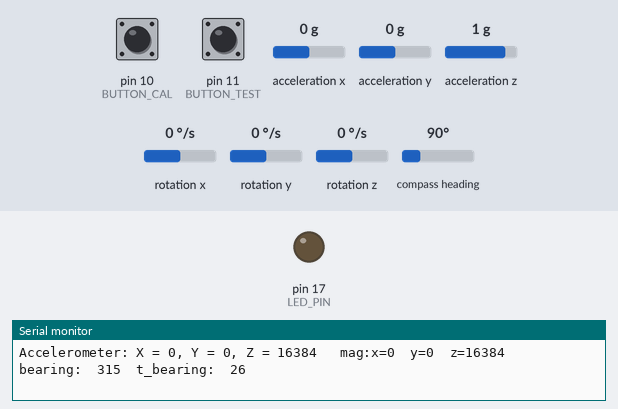
A sketch run on a simulated Arduino Nano, built with avr-gcc and run on an emulated ATmega328P. On the bench: output pins drawn as LEDs (lit = HIGH), the last lines printed to the serial monitor. Wiring (inferred from the names in the program): HMC5883L compass at I2C address 0x1E. Dashed ring = blinking. The inputs (shaded band) are chosen by the test bench; at power-on: pin 10 (BUTTON_CAL) HIGH, pin 11 (BUTTON_TEST) HIGH, acceleration x 0 g, acceleration y 0 g, acceleration z 1 g, rotation x 0 °/s, rotation y 0 °/s, rotation z 0 °/s, compass heading 90°.

Above: at 1.7 s.
1.8 s: pin 10 (BUTTON_CAL) pulled LOW for 0.15 s
At 2.6 s:
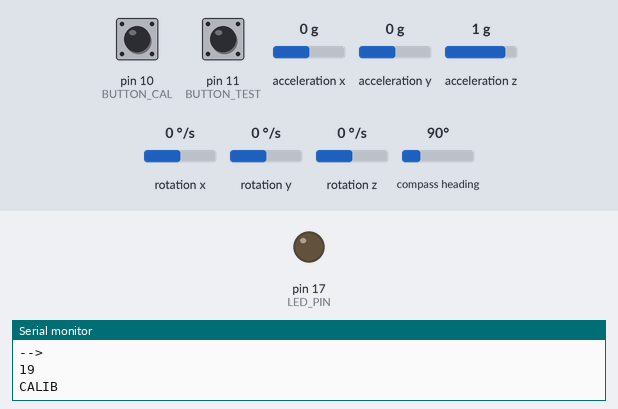
3.6 s: pin 11 (BUTTON_TEST) pulled LOW for 0.15 s
At 4.16 s:
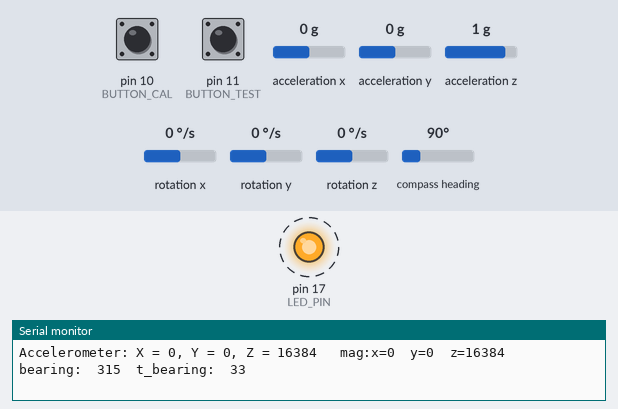
6.7 s: acceleration x set to -1.4 g
9.7 s: acceleration y set to -1.4 g
12.7 s: pin 11 (BUTTON_TEST) pulled LOW for 1 s
15.2 s: pin 10 (BUTTON_CAL) pulled LOW for 1 s
At 16.0 s:
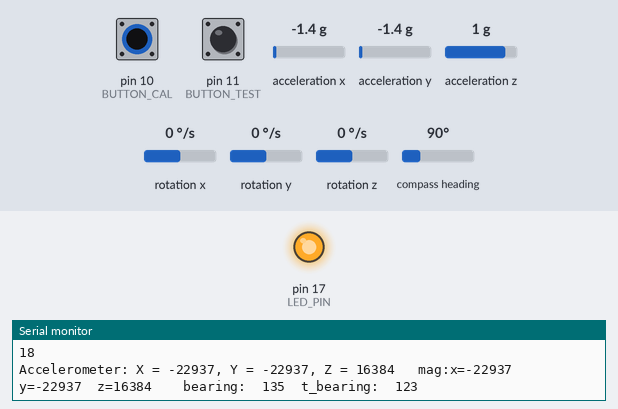
Timing chart, 0 to 20.2 s (numbered marks = the images above; inputs shaded):
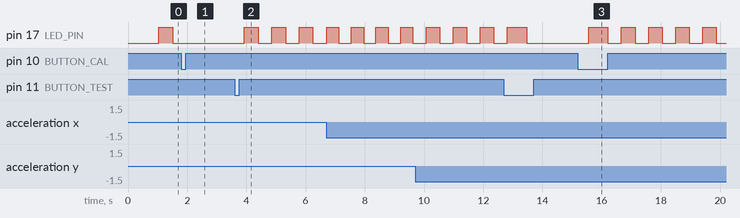

Measured:
- after the input at 1.8 s, pin 17 (LED_PIN): stops changing and stays LOW
- after the input at 3.6 s, pin 17 (LED_PIN): alternates HIGH for 0.46 s and LOW for 0.46 s, starting after 0.33 s
- after the input at 15.2 s, pin 17 (LED_PIN): LOW → HIGH after 0.36 s, then repeats every 0.92 s: LOW 0.46 s, HIGH 0.46 s

The sketch:

main.ino
```cpp
#include <Arduino.h>
#include "Wire.h"
#include "MPUHelper.h"
#include "Constants.h"
#include "MagnetometerHelper.h"
#include "ButtonHelper.h"

MPUHelper mpuHelper;
MagnetometerHelper magHelper;
ButtonHelper buttonHelper;

void setup()
{
  Wire.begin();
  Serial.begin(9600);
  mpuHelper.initialize();
  magHelper.initialize(mpuHelper.mpu);
  magHelper.read_with_eeprom_min_max_for_xyz();
  magHelper.calc_offsets();
  buttonHelper.initialize();
}

void loop()
{
  int16_t ax, ay, az;
  int16_t mx, my, mz;
  int bearing;
  static unsigned long BLTimeWas = millis();
  if (digitalRead(BUTTON_CAL) == 0)
  {
    magHelper.calibrate(1, 0);
    // calibrate(1, 1);
  }
  if (digitalRead(BUTTON_TEST) == 0)
  {
    magHelper.calibrate(0, 0);
    // calibrate(0, 1);
  }
  mpuHelper.mpu.getAcceleration(&ax, &ay, &az);
  magHelper.getMagnetometer(&mx, &my, &mz);

  Serial.print("Accelerometer: ");
  Serial.print("X = ");
  Serial.print(ax);
  Serial.print(", Y = ");
  Serial.print(ay);
  Serial.print(", Z = ");
  Serial.print(az);
  Serial.print("\t mag:x=");
  Serial.print(ax);
  Serial.print("\ty=");
  Serial.print(ay);
  Serial.print("\tz=");
  Serial.print(az);
  Serial.print("\t");
  bearing = (int)magHelper.getMagnetometerBearing(ax, ay, az);

  int tbearing = magHelper.getMagnetometerTiltCompensatedBearing(ax, ay, az);

  Serial.print("\tbearing:\t");
  Serial.print(bearing);
  Serial.print("\tt_bearing:\t");
  Serial.println(tbearing);
  // blink LED to indicate activity
  if (millis() - BLTimeWas > 400)
  { // LED toggle
    BLTimeWas = millis();
    static byte togLED = 0;
    togLED = !togLED;
    if (togLED)
      digitalWrite(LED_PIN, HIGH);
    else
      digitalWrite(LED_PIN, LOW);
  }
}
```

ButtonHelper.cpp
```cpp
#include <Arduino.h>
#include "ButtonHelper.h"
#include "Constants.h"

ButtonHelper::ButtonHelper() {}
void ButtonHelper::initialize()
{
    // configure Arduino LED for
    pinMode(LED_PIN, OUTPUT);
    pinMode(BUTTON_CAL, INPUT_PULLUP);
    pinMode(BUTTON_TEST, INPUT_PULLUP);
}
```

ButtonHelper.h
```cpp
#ifndef BUTTON_HELPER_H
#define BUTTON_HELPER_H

class ButtonHelper
{
public:
    ButtonHelper();
    void initialize();
};

#endif
```

Constants.h
```cpp
#ifndef CONSTANTS_H
#define CONSTANTS_H

#define HMC5883L_ARRD 0x1E
#define HMC5883L_RA_STATUS 0x09
#define HMC5883L_RA_DATAX_H 0x03

#define BUTTON_CAL 10
#define BUTTON_TEST 11
// #define BUTTON_CAL 15
// #define BUTTON_TEST 14

#define LED_PIN 17

#define EEADDR 66     // Start location to write EEPROM data.
#define CALTIME 20000 // In ms.
#define SMOOTH_ACCELL 20

// Datasheet: OPERATION AT VOLTAGES OTHER THAN 2.5 V
// 3v3 X,Y 25mg too high, z 20mg too low
// 3V3 lsb value 265/g c  (g/265)=0.03698
// 2V5 lsb value 256/g   (g/256)=0.03828 z axis unaffected by voltage supply.
#define ADXL345_LSBVAL_3V3 3.698E-3
#define ADXL345_LSBVAL_2V5 3.828E-3

#endif
```

EEPROMHelper.cpp
```cpp
#include "EEPROMHelper.h"
#include <EEPROM.h>
#include "Constants.h"

void EEPROMHelper::eeprom_read_min_max_for_xyz(int &minx, int &maxx, int &miny, int &maxy, int &minz, int &maxz)
{
    // Read EEPROM offset data
    int EEAddr = EEADDR;
    EEPROM.get(EEAddr, minx);
    EEAddr += sizeof(minx);
    EEPROM.get(EEAddr, maxx);
    EEAddr += sizeof(maxx);
    EEPROM.get(EEAddr, miny);
    EEAddr += sizeof(miny);
    EEPROM.get(EEAddr, maxy);
    EEAddr += sizeof(maxy);
    EEPROM.get(EEAddr, minz);
    EEAddr += sizeof(minz);
    EEPROM.get(EEAddr, maxz);
    EEAddr += sizeof(maxz);
}

void EEPROMHelper::eeprom_write_min_max_for_xyz(byte xy_or_z, int minx, int maxx, int miny, int maxy, int minz, int maxz)
{
    int EEAddr = EEADDR;
    if (xy_or_z == 0)
    {
        int EEAddr = EEADDR;
        EEPROM.put(EEAddr, minx);
        EEAddr += sizeof(minx);
        EEPROM.put(EEAddr, maxx);
        EEAddr += sizeof(maxx);
        EEPROM.put(EEAddr, miny);
        EEAddr += sizeof(miny);
        EEPROM.put(EEAddr, maxy);
        EEAddr += sizeof(maxy);
        EEAddr = EEADDR + 4 * sizeof(minx);
        EEPROM.put(EEAddr, minz);
        EEAddr += sizeof(minz);
        EEPROM.put(EEAddr, maxz);
        EEAddr += sizeof(maxz);
    }
    else
    {
        int EEAddr = EEADDR + 4 * sizeof(minx);
        EEPROM.put(EEAddr, minz);
        EEAddr += sizeof(minz);
        EEPROM.put(EEAddr, maxz);
        EEAddr += sizeof(maxz);
    }
}
```

EEPROMHelper.h
```cpp
#ifndef EEPROM_HELPER_H
#define EEPROM_HELPER_H
#include <Arduino.h>

class EEPROMHelper
{
public:
    static void eeprom_read_min_max_for_xyz(int &minx, int &maxx, int &miny, int &maxy, int &minz, int &maxz);
    static void eeprom_write_min_max_for_xyz(byte xy_or_z, int minx, int maxx, int miny, int maxy, int minz, int maxz);
};

#endif
```

MPUHelper.cpp
```cpp
#include "MPUHelper.h"
#include "Constants.h"

MPUHelper::MPUHelper() {}

void MPUHelper::initialize()
{
    uint8_t devStatus; // return status after each device operation (0 = success, !0 = error)
    uint16_t packetSize;
    // load and configure the DMP
    mpu.initialize();
    Serial.println(F("Initializing DMP..."));
    devStatus = mpu.dmpInitialize();
    // supply your own gyro offsets here, scaled for min sensitivity
    mpu.setXGyroOffset(220);
    mpu.setYGyroOffset(76);
    mpu.setZGyroOffset(-85);
    mpu.setZAccelOffset(1788); // 1688 factory default for my test chip
    // make sure it worked (returns 0 if so)
    if (devStatus == 0)
    {
        // Calibration Time: generate offsets and calibrate our MPU6050
        mpu.CalibrateAccel(6);
        mpu.CalibrateGyro(6);
        mpu.PrintActiveOffsets();
        // turn on the DMP, now that it's ready
        Serial.println(F("Enabling DMP..."));
        mpu.setDMPEnabled(true);
        // get expected DMP packet size for later comparison
        packetSize = mpu.dmpGetFIFOPacketSize();
        Serial.print(F("DMP Initialization FIFOPacketSize"));
        Serial.print(packetSize);
        Serial.println("\t");
    }
    else
    {
        // ERROR!
        // 1 = initial memory load failed
        // 2 = DMP configuration updates failed
        // (if it's going to break, usually the code will be 1)
        Serial.print(F("DMP Initialization failed (code "));
        Serial.print(devStatus);
        Serial.println(F(")"));
    }
    mpu.setI2CMasterModeEnabled(false);
    mpu.setI2CBypassEnabled(true);
    mpu.setSleepEnabled(false);
    // verify connection
    Serial.println("Testing device connections...");
    Serial.println(mpu.testConnection() ? "MPU6050 connection successful" : "MPU6050 connection failed");
}
```

MPUHelper.h
```cpp
#ifndef MPU_HELPER_H
#define MPU_HELPER_H

#include "MPU6050_6Axis_MotionApps20.h"

class MPUHelper
{
public:
    MPUHelper();
    void initialize();
    MPU6050 mpu;
};

#endif
```

MagnetometerHelper.cpp
```cpp
#include "MagnetometerHelper.h"
// #include "HMC5883L.h"
#include "MPU6050_6Axis_MotionApps20.h"
#include "EEPROMHelper.h"
#include "Constants.h"

MagnetometerHelper::MagnetometerHelper() {}

void MagnetometerHelper::read_with_eeprom_min_max_for_xyz()
{
    EEPROMHelper::eeprom_read_min_max_for_xyz(minx, maxx, miny, maxy, minz, maxz);
}

void MagnetometerHelper::initialize(MPU6050 initMpu)
{
    accelgyro = initMpu;
    // initialize device
    Serial.println("Initializing I2C devices...");
    Wire.beginTransmission(HMC5883L_ARRD);
    Wire.write(0x02); // Адреса регістру конфігурації для режиму роботи
    Wire.write(0x00); // Записуємо 0x00, щоб встановити режим роботи за замовчуванням (режим роботи 0)
    Wire.endTransmission();
    // compass.initialize();
    // Serial.println(compass.testConnection() ? "HMC5883L connection successful" : "HMC5883L connection failed");
}

void MagnetometerHelper::calc_offsets(void)
{
    offx = (maxx + minx) / 2; // maxx/2 - minx/2 + 2minx/2
    offy = (maxy + miny) / 2;
    offz = (maxz + minz) / 2;
}
void MagnetometerHelper::readMagnetometer(int16_t *x, int16_t *y, int16_t *z)
{
    while (!magnetometerReady())
    {
        Serial.println("NOT READY magnetometer");
    }
    getMagnetometer(x, y, z); // Note: Addresses of pointers passed.
}
void MagnetometerHelper::getMagnetometer(int16_t *x, int16_t *y, int16_t *z)
{
    if (!getMagnetometerRaw(x, y, z))
        return;

    if (inversXY)
    {
        // modify for accel board orientation (board x = up, y to left).
        *y = -(*y);
    }
}
byte MagnetometerHelper::getMagnetometerRaw(int16_t *x, int16_t *y, int16_t *z)
{
    if (!magnetometerReady())
        return 0;
    // compass.getHeading(x, y, z);
    Wire.beginTransmission(HMC5883L_ARRD);
    Wire.write(HMC5883L_RA_DATAX_H); // read from address zero = x,y,z registers.
    int err = Wire.endTransmission();

    if (!err)
    {
        Wire.requestFrom((byte)HMC5883L_ARRD, (byte)6); // Blocking?
        while (Wire.available() < 6)
            ; // Wait if above blocking then this not needed.
        *x = (int16_t)(Wire.read() | Wire.read() << 8);
        *y = (int16_t)(Wire.read() | Wire.read() << 8);
        *z = (int16_t)(Wire.read() | Wire.read() << 8);
    }
    return 1;
}

byte MagnetometerHelper::magnetometerReady(void)
{
    byte stat, ovfl, skipped;
    // Data ready?
    Wire.beginTransmission(HMC5883L_ARRD); // HMC5883L I2C address
    Wire.write(HMC5883L_RA_STATUS);        // Read from status reg
    int num = Wire.endTransmission();
    Wire.requestFrom((byte)HMC5883L_ARRD, (byte)1);
    stat = Wire.read();    // RDY bit (bit 0)
    ovfl = stat & 0x02;    // Extract OVFL bit (bit 1)
    skipped = stat & 0x04; // Extract SKIPPED bit (bit 2)
    return (stat & 0x01);  // 0x01 is the RDY (Ready) flag
}
float MagnetometerHelper::getMagnetometerBearing(int16_t ix, int16_t iy, int16_t iz)
{
    int x = ix - offx;
    int y = iy - offy;
    int z = iz - offz;
    float atan2val = 180 / M_PI * atan2((float)y, (float)x); // NEW coords.
    int b = (int)(-atan2val + 360) % 360;
    return b;
}
float MagnetometerHelper::getMagnetometerTiltCompensatedBearing(int16_t ix, int16_t iy, int16_t iz)
{
    int x = ix - offx;
    int y = iy - offy;
    int z = iz - offz;
    float r, p, mx, my, mz;

    getRollPitch(&r, &p);

    // Convert back to radians
    int rdeg = r;
    int pdeg = p;
    r = (M_PI / 180) * r;
    p = (M_PI / 180) * p;

    mx = (float)x;
    my = (float)y;
    mz = (float)z;

    int cx = (int)(mx * cos(p) + my * sin(r) * sin(p) - mz * cos(r) * sin(p));
    int cy = (int)(my * cos(r) + mz * sin(r));
    // Also diffrerent here:
    // https://web.archive.org/web/20130624074336/http://www.loveelectronics.co.uk:80/Tutorials/13/tilt-compensated-compass-arduino-tutorial
    // Same as 1st!!!

    int tx = cx, ty = cy, tz = z; // Done offx,y above
    float atan2val = 180 / M_PI * atan2((float)(ty), (float)(tx));

    int tb = (int)(-atan2val + 360) % 360;

    return tb;
}
void MagnetometerHelper::getRollPitchRawFloat(float *roll, float *pitch)
{
    float r, x, y, z;
    int16_t ax, ay, az;
    accelgyro.getAcceleration(&ax, &ay, &az);
    x = (float)ax * ADXL345_LSBVAL_3V3 - 25E-3;
    y = (float)ay * ADXL345_LSBVAL_3V3 - 25E-3;
    z = (float)az * ADXL345_LSBVAL_2V5 + 20e-3;

    r = sqrt(x * x + y * y + z * z);

    if (inversXY)
    {
        // modify for accel board orientation (board x = up, y to left).
        y = -y;
    }
    *pitch = 180 / M_PI * asin(x / r);
    *roll = 180 / M_PI * -asin(y / r);
}
void MagnetometerHelper::getRollPitch(float *roll, float *pitch)
{
    static float avg_r[SMOOTH_ACCELL], avg_p[SMOOTH_ACCELL];
    static byte idx = 0;
    float r, p;
    getRollPitchRawFloat(roll, pitch);
    avg_r[idx] = *roll; // Smooth.
    avg_p[idx] = *pitch;
    idx++;
    if (idx >= SMOOTH_ACCELL)
        idx = 0;
    r = p = 0;
    for (int i = 0; i < SMOOTH_ACCELL; i++)
    {
        r += avg_r[i];
        p += avg_p[i];
    }
    r /= SMOOTH_ACCELL;
    p /= SMOOTH_ACCELL;
    *roll = r;
    *pitch = p;
}

void MagnetometerHelper::calibrate(boolean eeprom_write, byte xy_or_z)
{
    unsigned long calTimeWas = millis();
    int16_t x, y, z;
    readMagnetometer(&x, &y, &z);
    maxx = minx = x; // Set initial values to current magnetometer readings.
    maxy = miny = y;
    maxz = minz = z;
    delay(300); // Allow button release.
    while (1)
    { // Calibration loop.
        if (digitalRead(BUTTON_CAL) == 0 || digitalRead(BUTTON_TEST) == 0)
        {
            delay(300); // Allow button release.
            return;     // Abort
        }
        if (magnetometerReady())
            getMagnetometer(&x, &y, &z);
        if (x > maxx)
            maxx = x;
        if (x < minx)
            minx = x;
        if (y > maxy)
            maxy = y;
        if (y < miny)
            miny = y;
        if (z > maxz)
            maxz = z;
        if (z < minz)
            minz = z;
        if (eeprom_write)
            Serial.println("CALIB");
        else
            Serial.println("TEST");

        if (!xy_or_z)
            Serial.println("XY");
        else
            Serial.println("Z");
        int secmillis = millis() - calTimeWas;
        if (secmillis > CALTIME)
            break; // Exit after time up.
        Serial.println("--> ");
        Serial.println((int)((CALTIME - secmillis) / 1000));
        delay(10);
    } // while cal
    if (xy_or_z == 0)
    {
        offx = ((maxx - minx) / 2) + minx;
        offy = ((maxy - miny) / 2) + miny;
        offz = ((maxz - minz) / 2) + minz; // TODO
    }
    else
        // offz = ((maxz - minz) / 2) + minz;
        if (eeprom_write)
        {
            EEPROMHelper::eeprom_write_min_max_for_xyz(xy_or_z, minx, maxx, miny, maxy, minz, maxz);
        }

    unsigned long dispExitTimeWas = millis();
    while (1)
    {
        // Make sure this does not repeat endlessly!
        if (eeprom_write)
            Serial.println("EEPROM Written");
        else
            Serial.println("TEST DMY Write");
        if (millis() - dispExitTimeWas > 2000)
            break;
        delay(10);
    }
    calc_offsets();
}
// Add other Magnetometer related methods implementation here
```

MagnetometerHelper.h
```cpp
#ifndef MAGNETOMETER_HELPER_H
#define MAGNETOMETER_HELPER_H

// #include "HMC5883L.h"
#include "MPU6050_6Axis_MotionApps20.h"

class MagnetometerHelper
{
public:
    MagnetometerHelper();
    int minx, maxx, miny, maxy, minz, maxz;
    int offx = 0;
    int offy = 0;
    int offz = 0;
    bool inversXY = true;
    void initialize(MPU6050 mpu);
    void calibrate(boolean eeprom_write, byte xy_or_z);
    float getMagnetometerBearing(int16_t x, int16_t y, int16_t z);
    void getRollPitch(float *roll, float *pitch);
    void getRollPitchRawFloat(float *roll, float *pitch);
    float getMagnetometerTiltCompensatedBearing(int16_t ix, int16_t iy, int16_t iz);
    void calc_offsets(void);
    byte magnetometerReady(void);
    void read_with_eeprom_min_max_for_xyz(void);
    void getMagnetometer(int16_t *x, int16_t *y, int16_t *z);
    byte getMagnetometerRaw(int16_t *x, int16_t *y, int16_t *z);
    void readMagnetometer(int16_t *x, int16_t *y, int16_t *z);
    // Add other Magnetometer related methods here

private:
    // HMC5883L compass;
    MPU6050 accelgyro;
};

#endif
```
